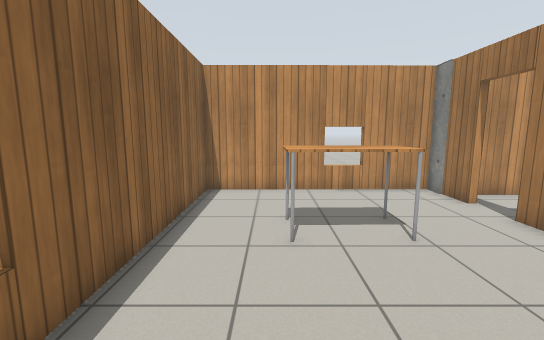
[1] (above)

17 first-person views from a walk through a Gazebo world. The camera is 1.2 m above the floor, tilts 8° down and sees 90° across. The floor is counted in squares, 0.5 m on a side. Each view is taken from the middle of a square. On the plan, view 1 faces up. The plan holds only what a view shows up to about 17 squares ahead; the rest is blank. Simple patterns stand in for the simulator's built-in surfaces.

[2]
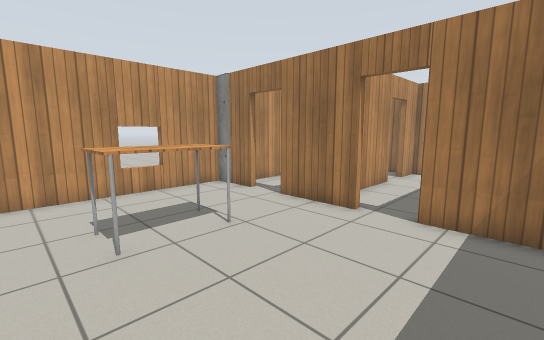

[3]
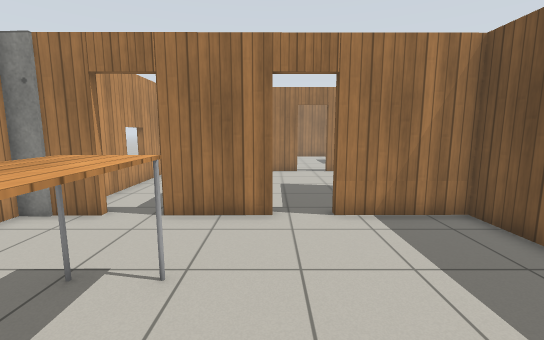

[4]
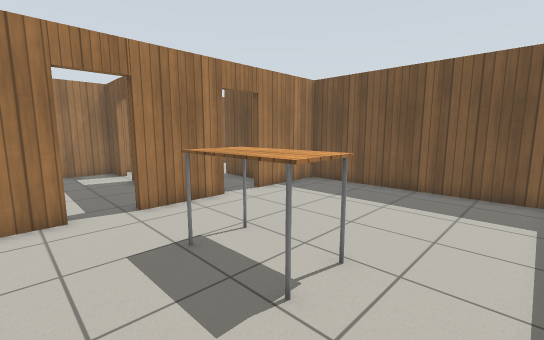

[5]
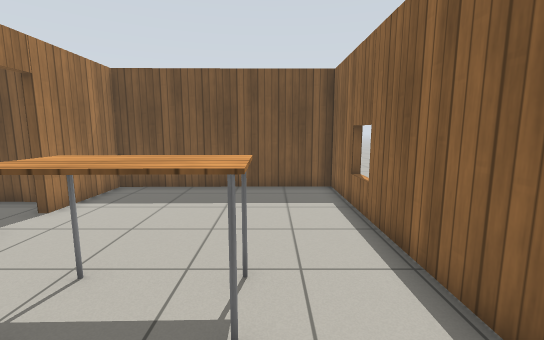

[6]
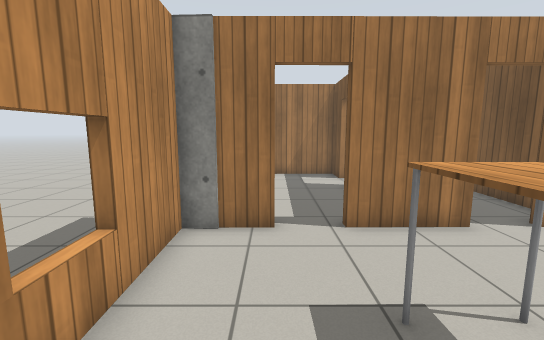

[7]
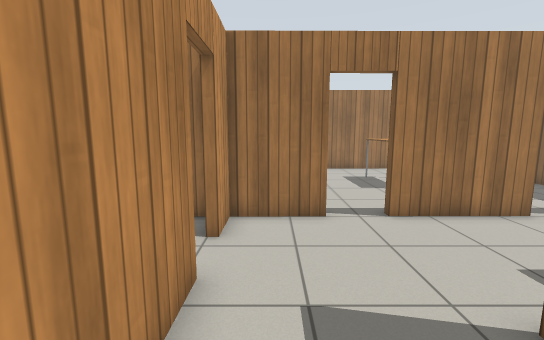

[8]
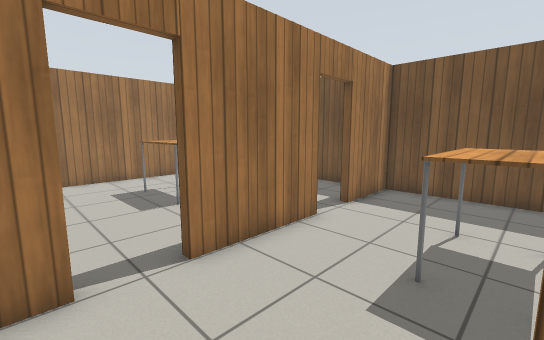

[9]
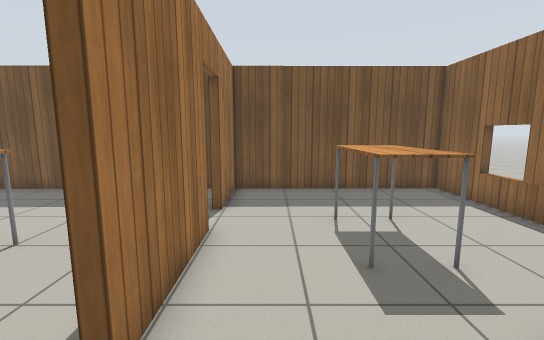

[10]
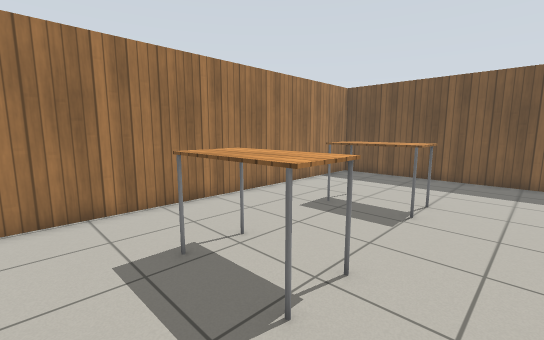

[11]
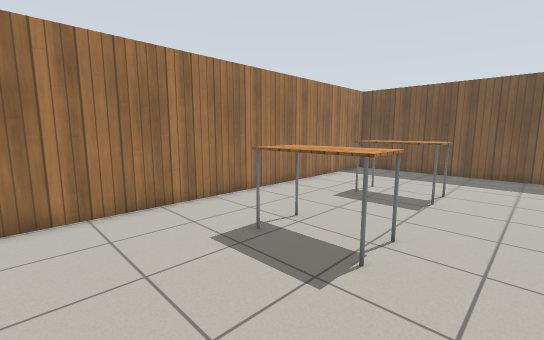

[12]
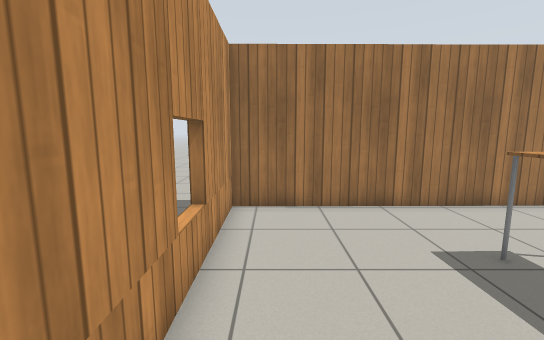

[13]
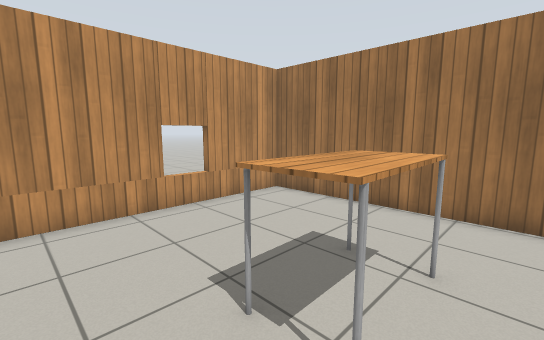

[14]
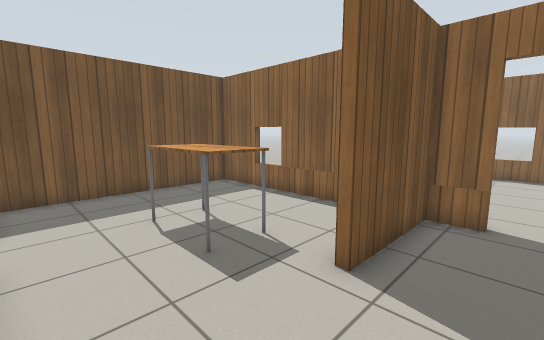

[15]
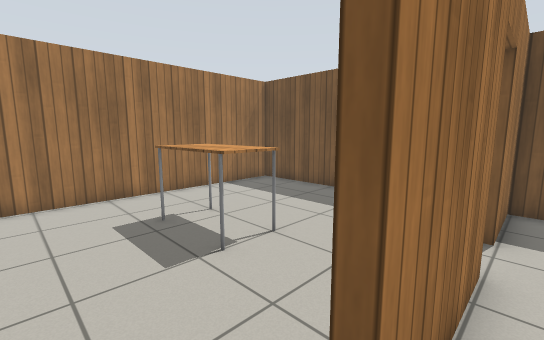

[16]
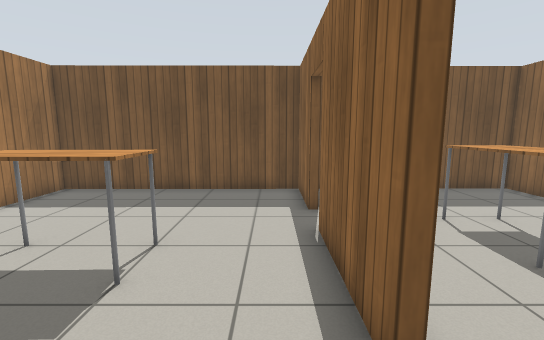

[17]
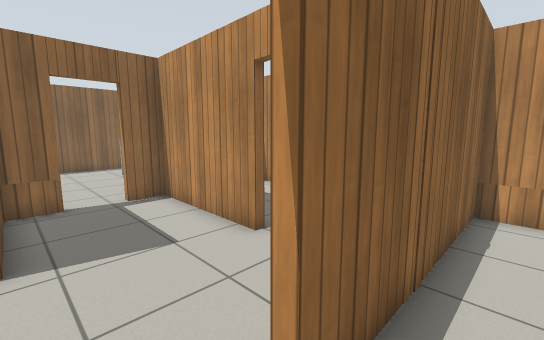

### Floor plan
Ten units are one square. View 1 is at (0, 0); x grows to the right and y downward. Boxes are objects, and circles mark ways between rooms. Rooms are numbered by the first view taken in them; rooms with no view inside come last. Other rooms are left out.
<svg viewBox="-32 -118 294 207">
<path fill="none" stroke="#000" d="M66 -40 66 -71M66 -89 66 -113 -27 -112 -26 18 67 17 66 -22M122 -52 69 -53 69 -40M69 -22 69 -9 109 -8M155 -25 155 -52 140 -52M158 -7 159 34M159 52 159 83 257 82 256 -103 158 -102 158 -25M155 34 155 -7M109 -8 109 -4M70 18 70 84 156 83 156 52M122 -56 122 -52M143 -102 73 -102M140 -55 155 -55 155 -88"/>
<rect x="5" y="-75" width="30" height="20" fill="#bbb"><title>table</title></rect>
<rect x="185" y="-45" width="40" height="20" fill="#bbb"><title>table</title></rect>
<rect x="195" y="5" width="30" height="20" fill="#bbb"><title>table</title></rect>
<rect x="105" y="15" width="20" height="30" fill="#bbb"><title>table</title></rect>
<circle cx="70" cy="-35" r="3" fill="#2a7"/>
<circle cx="70" cy="-85" r="3" fill="#2a7"/>
<circle cx="160" cy="-15" r="3" fill="#2a7"/>
<circle cx="130" cy="-10" r="3" fill="#2a7"/>
<circle cx="135" cy="-50" r="3" fill="#2a7"/>
<circle cx="160" cy="45" r="3" fill="#2a7"/>
<text x="20" y="-50">1</text>
<text x="110" y="-30">2</text>
<text x="210" y="-10">3</text>
<text x="120" y="40">4</text>
<text x="120" y="-80">5</text>
</svg>
Room 1 opens to room 2. Room 1 opens to room 5. Room 2 opens to room 3. Room 2 opens to room 4. Room 2 opens to room 5. Room 3 opens to room 4.

Where each view was taken, in squares from view 1:
view 1: 0 up, 0 right, facing up
view 2: 0 up, 1 left, facing up-right
view 3: 4 up, 1 left, facing right
view 4: 10 up, 2 left, facing down-right
view 5: 10 up, 0 right, facing down
view 6: 9 up, 0 right, facing right
view 7: 4 up, 8 right, facing right
view 8: 3 up, 11 right, facing down-right
view 9: 3 up, 14 right, facing down
view 10: 7 up, 17 right, facing down-right
view 11: 9 up, 17 right, facing down-right
view 12: 9 up, 17 right, facing right
view 13: 2 up, 17 right, facing up-right
view 14: 3 up, 15 right, facing down-left
view 15: 2 up, 15 right, facing down-right
view 16: 3 up, 17 right, facing down
view 17: 1 up, 17 right, facing up-left
